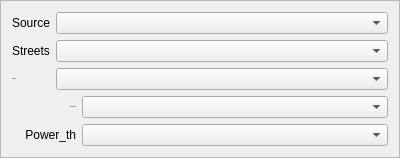
            <widget class="QFrame" name="frame_2">
             <property name="minimumSize">
              <size>
               <width>400</width>
               <height>0</height>
              </size>
             </property>
             <property name="frameShape">
              <enum>QFrame::StyledPanel</enum>
             </property>
             <property name="frameShadow">
              <enum>QFrame::Raised</enum>
             </property>
             <layout class="QGridLayout" name="gridLayout">
              <item row="4" column="0" colspan="3">
               <widget class="QLabel" name="label_7">
                <property name="sizePolicy">
                 <sizepolicy hsizetype="Minimum" vsizetype="Preferred">
                  <horstretch>0</horstretch>
                  <verstretch>0</verstretch>
                 </sizepolicy>
                </property>
                <property name="minimumSize">
                 <size>
                  <width>0</width>
                  <height>0</height>
                 </size>
                </property>
                <property name="maximumSize">
                 <size>
                  <width>16777215</width>
                  <height>16777215</height>
                 </size>
                </property>
                <property name="font">
                 <font>
                  <family>Arial</family>
                  <pointsize>-1</pointsize>
                  <strikeout>false</strikeout>
                 </font>
                </property>
                <property name="layoutDirection">
                 <enum>Qt::LeftToRight</enum>
                </property>
                <property name="text">
                 <string>    Heat Demand</string>
                </property>
                <property name="alignment">
                 <set>Qt::AlignRight|Qt::AlignTrailing|Qt::AlignVCenter</set>
                </property>
               </widget>
              </item>
              <item row="3" column="0">
               <widget class="QLabel" name="label_3">
                <property name="sizePolicy">
                 <sizepolicy hsizetype="Minimum" vsizetype="Preferred">
                  <horstretch>0</horstretch>
                  <verstretch>0</verstretch>
                 </sizepolicy>
                </property>
                <property name="minimumSize">
                 <size>
                  <width>0</width>
                  <height>0</height>
                 </size>
                </property>
                <property name="maximumSize">
                 <size>
                  <width>800000</width>
                  <height>16777215</height>
                 </size>
                </property>
                <property name="font">
                 <font>
                  <family>Arial</family>
                  <pointsize>-1</pointsize>
                 </font>
                </property>
                <property name="locale">
                 <locale language="German" country="Germany"/>
                </property>
                <property name="text">
                 <string>Buildings</string>
                </property>
                <property name="alignment">
                 <set>Qt::AlignLeading|Qt::AlignLeft|Qt::AlignVCenter</set>
                </property>
               </widget>
              </item>
              <item row="1" column="0">
               <widget class="QLabel" name="label_5">
                <property name="minimumSize">
                 <size>
                  <width>0</width>
                  <height>0</height>
                 </size>
                </property>
                <property name="maximumSize">
                 <size>
                  <width>80000</width>
                  <height>16777215</height>
                 </size>
                </property>
                <property name="text">
                 <string>Source</string>
                </property>
                <property name="alignment">
                 <set>Qt::AlignLeading|Qt::AlignLeft|Qt::AlignVCenter</set>
                </property>
               </widget>
              </item>
              <item row="5" column="0" colspan="3">
               <widget class="QLabel" name="label_8">
                <property name="sizePolicy">
                 <sizepolicy hsizetype="Minimum" vsizetype="Preferred">
                  <horstretch>0</horstretch>
                  <verstretch>0</verstretch>
                 </sizepolicy>
                </property>
                <property name="minimumSize">
                 <size>
                  <width>0</width>
                  <height>0</height>
                 </size>
                </property>
                <property name="maximumSize">
                 <size>
                  <width>130000</width>
                  <height>16777215</height>
                 </size>
                </property>
                <property name="text">
                 <string>    Power_th</string>
                </property>
                <property name="alignment">
                 <set>Qt::AlignRight|Qt::AlignTrailing|Qt::AlignVCenter</set>
                </property>
               </widget>
              </item>
              <item row="5" column="3">
               <widget class="QComboBox" name="net_comboBox_power">
                <property name="sizePolicy">
                 <sizepolicy hsizetype="Expanding" vsizetype="Fixed">
                  <horstretch>0</horstretch>
                  <verstretch>0</verstretch>
                 </sizepolicy>
                </property>
                <property name="minimumSize">
                 <size>
                  <width>100</width>
                  <height>20</height>
                 </size>
                </property>
                <property name="maximumSize">
                 <size>
                  <width>16777215</width>
                  <height>25</height>
                 </size>
                </property>
               </widget>
              </item>
              <item row="4" column="3">
               <widget class="QComboBox" name="net_comboBox_heat">
                <property name="sizePolicy">
                 <sizepolicy hsizetype="Expanding" vsizetype="Fixed">
                  <horstretch>0</horstretch>
                  <verstretch>0</verstretch>
                 </sizepolicy>
                </property>
                <property name="minimumSize">
                 <size>
                  <width>0</width>
                  <height>20</height>
                 </size>
                </property>
                <property name="maximumSize">
                 <size>
                  <width>16777215</width>
                  <height>25</height>
                 </size>
                </property>
               </widget>
              </item>
              <item row="2" column="0">
               <widget class="QLabel" name="label_4">
                <property name="sizePolicy">
                 <sizepolicy hsizetype="Minimum" vsizetype="Preferred">
                  <horstretch>0</horstretch>
                  <verstretch>0</verstretch>
                 </sizepolicy>
                </property>
                <property name="minimumSize">
                 <size>
                  <width>0</width>
                  <height>0</height>
                 </size>
                </property>
                <property name="maximumSize">
                 <size>
                  <width>8000000</width>
                  <height>16777215</height>
                 </size>
                </property>
                <property name="text">
                 <string>Streets</string>
                </property>
                <property name="alignment">
                 <set>Qt::AlignLeading|Qt::AlignLeft|Qt::AlignVCenter</set>
                </property>
               </widget>
              </item>
              <item row="1" column="1" colspan="3">
               <widget class="QgsMapLayerComboBox" name="net_comboBox_source">
                <property name="maximumSize">
                 <size>
                  <width>16777215</width>
                  <height>22</height>
                 </size>
                </property>
                <property name="allowEmptyLayer">
                 <bool>false</bool>
                </property>
                <property name="showCrs">
                 <bool>true</bool>
                </property>
               </widget>
              </item>
              <item row="2" column="1" colspan="3">
               <widget class="QgsMapLayerComboBox" name="net_comboBox_streets">
                <property name="maximumSize">
                 <size>
                  <width>16777215</width>
                  <height>22</height>
                 </size>
                </property>
                <property name="allowEmptyLayer">
                 <bool>false</bool>
                </property>
                <property name="showCrs">
                 <bool>true</bool>
                </property>
               </widget>
              </item>
              <item row="3" column="1" colspan="3">
               <widget class="QgsMapLayerComboBox" name="net_comboBox_buildings">
                <property name="maximumSize">
                 <size>
                  <width>16777215</width>
                  <height>22</height>
                 </size>
                </property>
                <property name="allowEmptyLayer">
                 <bool>false</bool>
                </property>
                <property name="showCrs">
                 <bool>true</bool>
                </property>
               </widget>
              </item>
             </layout>
            </widget>
